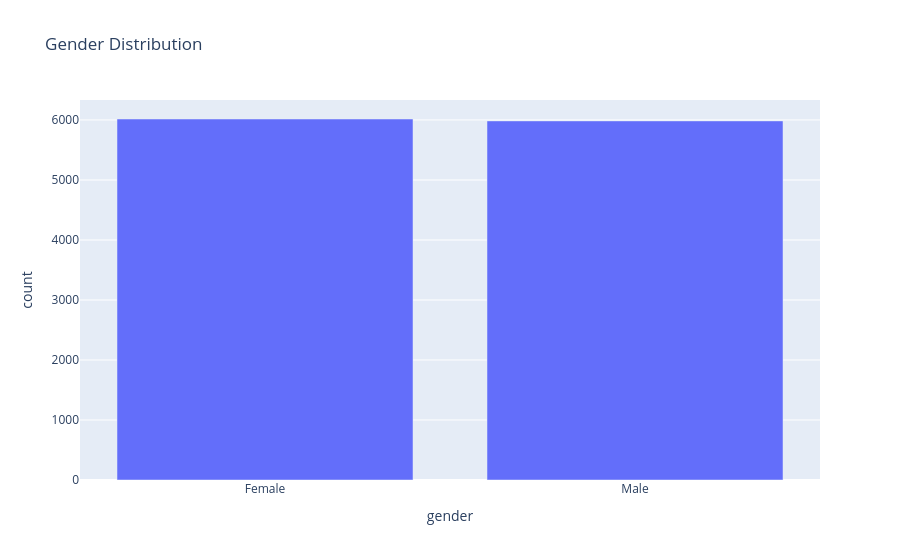

Notebook code for this chart:
### Markdown cell above
#### Gender Distribution

### Code cell
gender_counts = df_cohort["gender"].value_counts().reset_index()
gender_counts.columns = ["gender", "count"]

fig = px.bar(
    gender_counts,
    x="gender",
    y="count",
    title="Gender Distribution"
)

fig.show()

### Figure 1 — Plotly figure (JSON) as saved in the notebook; plotly's stock layout.template omitted (floating-point values rounded to 4 significant figures)
{"data": [{"hovertemplate": "gender=%{x}<br>count=%{y}<extra></extra>", "legendgroup": "", "marker": {"color": "#636efa", "pattern": {"shape": ""}}, "name": "", "orientation": "v", "showlegend": false, "textposition": "auto", "type": "bar", "x": ["Female", "Male"], "xaxis": "x", "y": [6016, 5984], "yaxis": "y"}], "layout": {"barmode": "relative", "legend": {"tracegroupgap": 0}, "title": {"text": "Gender Distribution"}, "xaxis": {"anchor": "y", "domain": [0, 1], "title": {"text": "gender"}}, "yaxis": {"anchor": "x", "domain": [0, 1], "title": {"text": "count"}}}}
